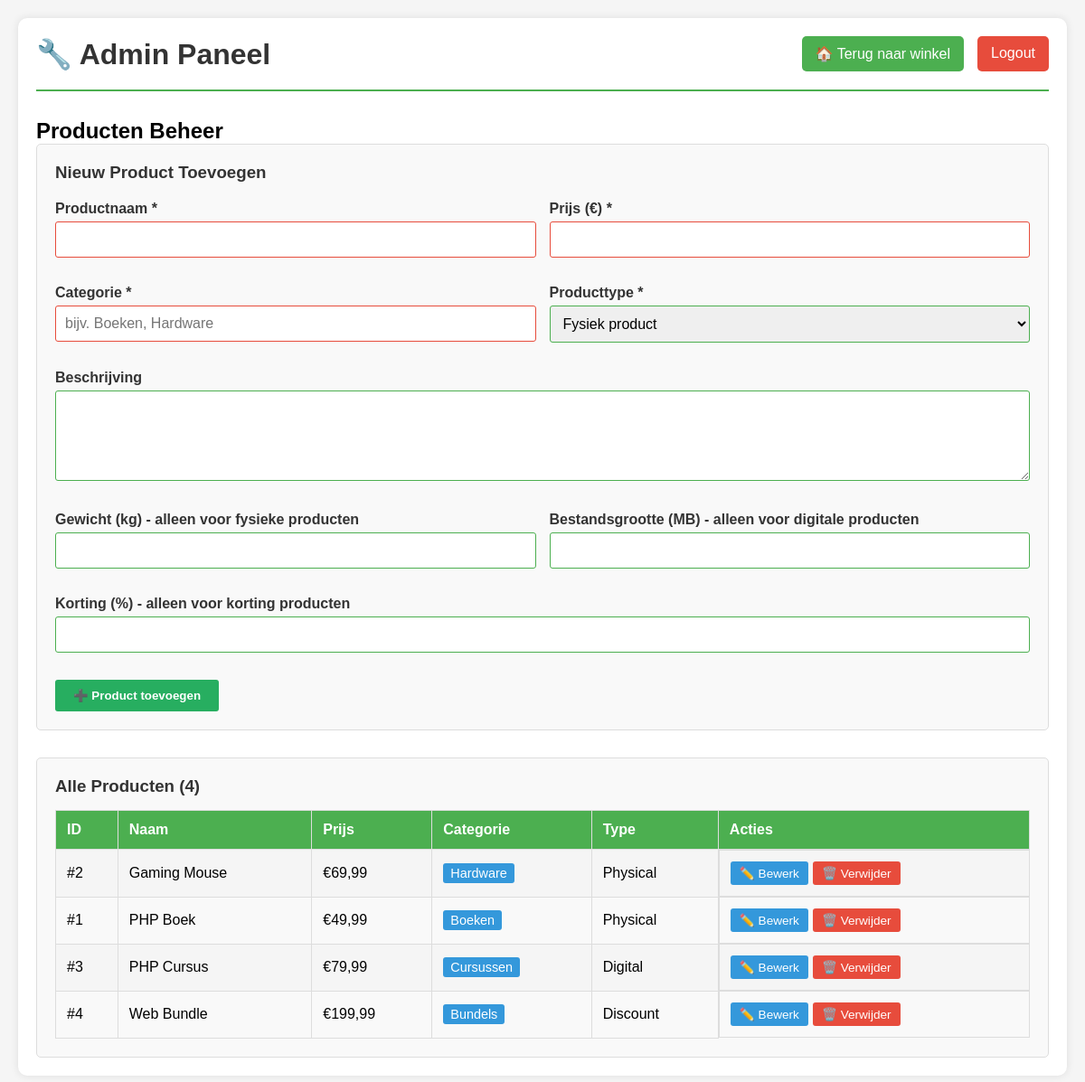
/admin.php (signed in), run on the app's committed database.
### tables this page shows
CREATE TABLE IF NOT EXISTS producten (
    id INT PRIMARY KEY AUTO_INCREMENT,
    naam VARCHAR(255) NOT NULL,
    prijs DECIMAL(10, 2) NOT NULL,
    categorie VARCHAR(100) NOT NULL,
    type ENUM('physical', 'digital', 'discount') NOT NULL DEFAULT 'physical',
    
     
    gewicht DECIMAL(8, 2),
    
     
    bestandsgrootte INT,
    
     
    korting_procent INT,
    
    beschrijving TEXT,
    actief BOOLEAN DEFAULT 1,
    aangemaakt_op TIMESTAMP DEFAULT CURRENT_TIMESTAMP,
    bijgewerkt_op TIMESTAMP DEFAULT CURRENT_TIMESTAMP ON UPDATE CURRENT_TIMESTAMP
);

### admin.php (the view, shortened to what this page needs)
<?php
require_once 'includes/init.php';
$logged_in = isset($_SESSION['admin_logged_in']) && $_SESSION['admin_logged_in'];
$producten = [];
try {
    $stmt = $db->query("SELECT * FROM producten ORDER BY naam");
    $producten = $stmt->fetchAll();
} catch (Exception $e) {
    $error_msg = "Fout bij laden producten!";
}
$edit_product = null;
?>
<!DOCTYPE html>
<html lang="nl">
<head>
    <link rel="stylesheet" href="css/style.css">
</head>
<body>
    <div class="container">
        <header>
            <h1>🔧 Admin Paneel</h1>
            <div class="admin-header-links">
                <a href="index.php" class="nav-link">🏠 Terug naar winkel</a>
                <?php if ($logged_in): ?>
                    <a href="admin.php?logout=1" class="nav-link logout-btn">Logout</a>
                <?php endif; ?>
            </div>
        </header>
        <main>
            <?php if (!$logged_in): ?>
                <div class="login-container">
                    <div class="login-box">
                        <h2>Admin Inloggen</h2>
                        <?php if (isset($login_error)): ?>
                            <div class="error-container">
                                <p><?php echo $login_error; ?></p>
                            </div>
                        <?php endif; ?>
                        <form method="POST">
                            <div class="form-group">
                                <label for="username">Gebruikersnaam:</label>
                                <input type="text" id="username" name="username" required class="form-input">
                                <small>Demo: admin</small>
                            </div>
                            <div class="form-group">
                                <label for="password">Wachtwoord:</label>
                                <input type="password" id="password" name="password" required class="form-input">
                                <small>Demo: admin123</small>
                            </div>
                            <button type="submit" name="login" value="1" class="btn btn-primary">Inloggen</button>
                        </form>
                    </div>
                </div>
            <?php else: ?>
                <div class="admin-dashboard">
                    <h2>Producten Beheer</h2>
                    <div class="product-form-container">
                        <h3><?php echo $edit_product ? 'Product Bewerken' : 'Nieuw Product Toevoegen'; ?></h3>
                        <form method="POST" class="product-form">
                            <div class="form-row">
                                <div class="form-group">
                                    <label for="naam">Productnaam *</label>
                                    <input type="text" id="naam" name="naam" required class="form-input" value="<?php echo $edit_product['naam'] ?? ''; ?>">
                                </div>
                                <div class="form-group">
                                    <label for="prijs">Prijs (€) *</label>
                                    <input type="number" id="prijs" name="prijs" required step="0.01" class="form-input" value="<?php echo $edit_product['prijs'] ?? ''; ?>">
                                </div>
                            </div>
                            <div class="form-row">
                                <div class="form-group">
                                    <label for="categorie">Categorie *</label>
                                    <input type="text" id="categorie" name="categorie" required class="form-input" value="<?php echo $edit_product['categorie'] ?? ''; ?>" placeholder="bijv. Boeken, Hardware">
                                </div>
                                <div class="form-group">
                                    <label for="type">Producttype *</label>
                                    <select id="type" name="type" required class="form-input">
                                        <option value="physical" <?php echo ($edit_product['type'] ?? 'physical') === 'physical' ? 'selected' : ''; ?>>Fysiek product</option>
                                    </select>
                                </div>
                            </div>
                            <div class="form-group">
                                <label for="beschrijving">Beschrijving</label>
                                <textarea id="beschrijving" name="beschrijving" class="form-input form-textarea"><?php echo $edit_product['beschrijving'] ?? ''; ?></textarea>
                            </div>
                            <div class="form-row">
                                <div class="form-group">
                                    <label for="gewicht">Gewicht (kg) - alleen voor fysieke producten</label>
                                    <input type="number" id="gewicht" name="gewicht" step="0.01" class="form-input" value="<?php echo $edit_product['gewicht'] ?? ''; ?>">
                                </div>
                                <div class="form-group">
                                    <label for="bestandsgrootte">Bestandsgrootte (MB) - alleen voor digitale producten</label>
                                    <input type="number" id="bestandsgrootte" name="bestandsgrootte" class="form-input" value="<?php echo $edit_product['bestandsgrootte'] ?? ''; ?>">
                                </div>
                            </div>
                            <div class="form-group">
                                <label for="korting_procent">Korting (%) - alleen voor korting producten</label>
                                <input type="number" id="korting_procent" name="korting_procent" min="0" max="100" class="form-input" value="<?php echo $edit_product['korting_procent'] ?? ''; ?>">
                            </div>
                            <button type="submit" name="<?php echo $edit_product ? 'edit_product' : 'add_product'; ?>" value="1" class="btn btn-success">
                                <?php echo $edit_product ? '💾 Product bijwerken' : '➕ Product toevoegen'; ?>
                            </button>
                        </form>
                    </div>
                    <div class="products-table-container">
                        <h3>Alle Producten (<?php echo count($producten); ?>)</h3>
                        <?php if (empty($producten)): ?>
                            <p>Geen producten gevonden.</p>
                        <?php else: ?>
                            <table class="products-table">
                                <tr>
                                    <th>ID</th>
                                    <th>Naam</th>
                                    <th>Prijs</th>
                                    <th>Categorie</th>
                                    <th>Type</th>
                                    <th>Acties</th>
                                </tr>
                                <?php foreach ($producten as $product): ?>
                                    <tr>
                                        <td>#<?php echo $product['id']; ?></td>
                                        <td><?php echo htmlspecialchars($product['naam']); ?></td>
                                        <td>€<?php echo number_format($product['prijs'], 2, ',', '.'); ?></td>
                                        <td><span class="category-badge"><?php echo htmlspecialchars($product['categorie']); ?></span></td>
                                        <td><?php echo ucfirst($product['type']); ?></td>
                                        <td class="action-buttons">
                                            <a href="admin.php?edit=<?php echo $product['id']; ?>" class="btn-small btn-edit">✏️ Bewerk</a>
                                            <form method="POST" style="display:inline;" onsubmit="return confirm('Zeker weten?');">
                                                <button type="submit" name="delete_product" value="1" class="btn-small btn-delete">🗑️ Verwijder</button>
                                            </form>
                                        </td>
                                    </tr>
                                <?php endforeach; ?>
                            </table>
                        <?php endif; ?>
                    </div>
                </div>
            <?php endif; ?>
        </main>
    </div>
</body>
</html>

### css/style.css (style rules this page uses)
* { margin: 0; padding: 0; box-sizing: border-box; }
body { font-family: Arial, sans-serif; background: #f5f5f5; padding: 20px; }
.container { max-width: 1200px; margin: 0 auto; background: white; padding: 20px; border-radius: 10px; box-shadow: 0 0 10px rgba(0,0,0,0.1); }
header { display: flex; justify-content: space-between; align-items: center; margin-bottom: 30px; padding-bottom: 20px; border-bottom: 2px solid #4CAF50; }
h1 { color: #333; }
.nav-link { background: #4CAF50; color: white; padding: 10px 15px; border-radius: 5px; text-decoration: none; transition: background 0.3s; }
.btn { display: inline-block; background: #3498db; color: white; padding: 10px 20px; border-radius: 3px; margin-right: 10px; }
.form-group { margin-bottom: 15px; }
.form-row { display: grid; grid-template-columns: 1fr 1fr; gap: 15px; }
.form-group label { display: block; margin-bottom: 5px; color: #333; font-weight: bold; }
.form-input { width: 100%; padding: 10px; border: 1px solid #ddd; border-radius: 3px; font-size: 1em; }
.form-input:invalid { border-color: #e74c3c !important; }
.form-input:valid { border-color: #4CAF50 !important; }
.admin-header-links { display: flex; gap: 15px; }
.logout-btn { background: #e74c3c !important; }
.admin-dashboard { margin-top: 20px; }
.product-form-container { background: #f9f9f9; border: 1px solid #ddd; border-radius: 5px; padding: 20px; margin-bottom: 30px; }
.product-form-container h3 { color: #333; margin-bottom: 20px; }
.product-form { display: flex; flex-direction: column; gap: 15px; }
.form-textarea { min-height: 100px; resize: vertical; font-family: Arial, sans-serif; }
.btn-success { background: #27ae60; color: white; padding: 10px 20px; border: none; border-radius: 3px; cursor: pointer; font-weight: bold; align-self: flex-start; }
.products-table-container { background: #f9f9f9; border: 1px solid #ddd; border-radius: 5px; padding: 20px; overflow-x: auto; }
.products-table-container h3 { color: #333; margin-bottom: 15px; }
.products-table { width: 100%; border-collapse: collapse; }
.products-table th, .products-table td { padding: 12px; border: 1px solid #ddd; text-align: left; }
.products-table th { background: #4CAF50; color: white; font-weight: bold; }
.products-table tr:nth-child(even) { background: #f5f5f5; }
.category-badge { background: #3498db; color: white; padding: 3px 8px; border-radius: 3px; font-size: 0.9em; }
.action-buttons { white-space: nowrap; display: flex; gap: 5px; }
.btn-small { padding: 5px 10px; font-size: 0.85em; border: none; border-radius: 3px; cursor: pointer; text-decoration: none; display: inline-block; }
.btn-edit { background: #3498db; color: white; }
.btn-delete { background: #e74c3c; color: white; }

### data on the page
producten: id "2", naam "Gaming Mouse", prijs "69,99", categorie "Hardware", type "Physical"
producten: id "1", naam "PHP Boek", prijs "49,99", categorie "Boeken", type "Physical"
producten: id "3", naam "PHP Cursus", prijs "79,99", categorie "Cursussen", type "Digital"
producten: id "4", naam "Web Bundle", prijs "199,99", categorie "Bundels", type "Discount"

### other printed values
count($producten) "4"
